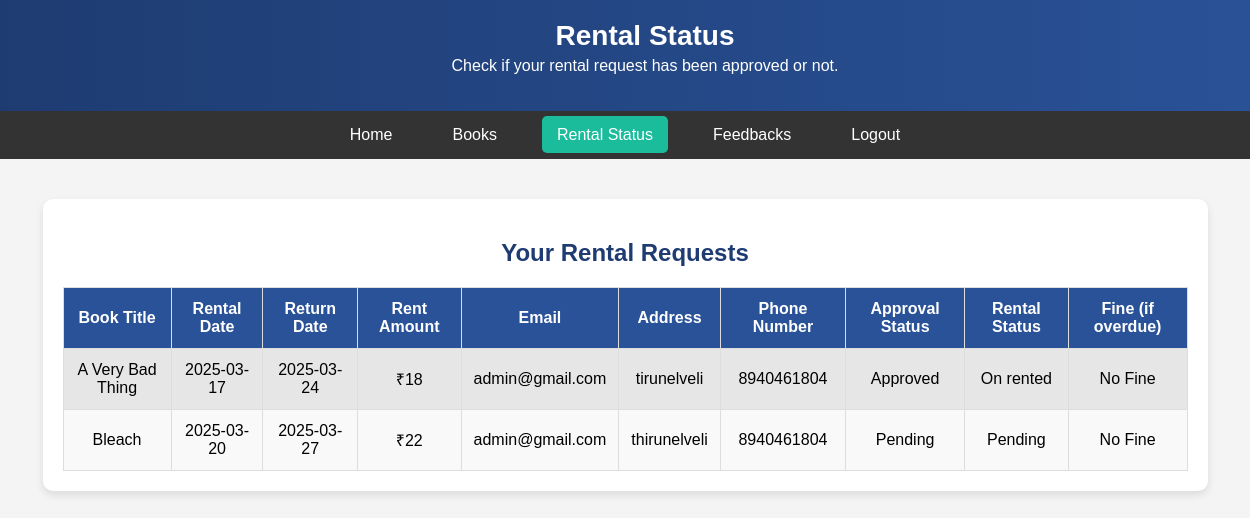
The page /rental_status.php (signed in) on the database its author committed.
### tables this page shows
CREATE TABLE `rentals` (
  `rental_id` int(11) NOT NULL,
  `user_id` int(11) NOT NULL,
  `book_id` int(11) NOT NULL,
  `rental_date` date NOT NULL DEFAULT current_timestamp(),
  `return_date` date NOT NULL,
  `address` varchar(255) NOT NULL,
  `approval_status` enum('pending','approved','rejected') NOT NULL DEFAULT 'pending',
  `rental_status` enum('on rented','returned','overdue','pending') NOT NULL DEFAULT 'pending'
);

CREATE TABLE `books` (
  `book_id` int(11) NOT NULL,
  `key_slug` varchar(255) NOT NULL,
  `title` varchar(255) NOT NULL,
  `author` varchar(255) NOT NULL,
  `description` text NOT NULL,
  `rent_amount` int(11) NOT NULL DEFAULT 20,
  `category` varchar(255) NOT NULL,
  `image` varchar(255) NOT NULL,
  `created_at` timestamp NOT NULL DEFAULT current_timestamp()
);

CREATE TABLE `users` (
  `user_id` int(11) NOT NULL,
  `username` varchar(50) NOT NULL,
  `email` varchar(100) NOT NULL,
  `password` varchar(255) NOT NULL,
  `created_at` timestamp NOT NULL DEFAULT current_timestamp(),
  `role` enum('user','admin') NOT NULL DEFAULT 'user',
  `phone_number` bigint(20) NOT NULL
);

### rental_status.php (the view, shortened to what this page needs)
<?php
include("db_connection.php");
$user_id = $_SESSION['user_id'];
$fine_per_day = 10;
$conn->query("UPDATE rentals SET rental_status = 'overdue'
              WHERE rental_status = 'on rented' AND return_date < CURDATE()");
$sql = "SELECT rentals.*, books.title, books.rent_amount,
               users.username, users.email, users.phone_number, rentals.address, rentals.approval_status, rentals.rental_status,
               IF(rentals.rental_status = 'overdue', DATEDIFF(CURDATE(), rentals.return_date) * $fine_per_day, 0) AS fine_amount
        FROM rentals
        JOIN books ON rentals.book_id = books.book_id
        JOIN users ON rentals.user_id = users.user_id
        WHERE rentals.user_id = '$user_id'
        ORDER BY rentals.return_date ASC";
$result = $conn->query($sql);
?>
<!DOCTYPE html>
<html lang="en">
<head>
  <link rel="stylesheet" href="css/rental_status.css">
</head>
<body>
  <header>
    <h1>Rental Status</h1>
    <p>Check if your rental request has been approved or not.</p>
  </header>
  <nav class="navbar">
    <ul>
      <li><a href="dashboard.php">Home</a></li>
      <li><a href="book-images.php">Books</a></li>
      <li><a href="rental_status.php" class="active">Rental Status</a></li>
      <li><a href="feedback.php">Feedbacks</a></li>
      <li><a href="welcome.php">Logout</a></li>
    </ul>
  </nav>
  <div class="container">
    <section class="rental-status">
      <h2>Your Rental Requests</h2>
      <table border="1">
        <tr>
          <th>Book Title</th>
          <th>Rental Date</th>
          <th>Return Date</th>
          <th>Rent Amount</th>
          <th>Email</th>
          <th>Address</th>
          <th>Phone Number</th>
          <th>Approval Status</th>
          <th>Rental Status</th>
          <th>Fine (if overdue)</th>
        </tr>
        <?php while ($row = $result->fetch_assoc()) { ?>
          <tr>
            <td><?php echo htmlspecialchars($row['title']); ?></td>
            <td><?php echo htmlspecialchars($row['rental_date']); ?></td>
            <td><?php echo htmlspecialchars($row['return_date']); ?></td>
            <td>₹<?php echo htmlspecialchars($row['rent_amount']); ?></td>
            <td><?php echo htmlspecialchars($row['email']); ?></td>
            <td><?php echo htmlspecialchars($row['address']); ?></td>
            <td><?php echo htmlspecialchars($row['phone_number']); ?></td>
            <td><?php echo ucfirst($row['approval_status']); ?></td>
            <td>
              <?php
                $status = ucfirst($row['rental_status']);
                echo ($status == 'Overdue') ? "<span style='color: red; font-weight: bold;'>$status</span>" : $status;
              ?>
            </td>
            <td>
              <?php
                echo ($row['rental_status'] == 'overdue')
                  ? "<span style='color: red;'>₹" . htmlspecialchars($row['fine_amount']) . "</span>"
                  : "No Fine";
              ?>
            </td>
          </tr>
        <?php } ?>
      </table>
    </section>
  </div>
</body>
</html>

### css/rental_status.css (style rules this page uses)
body { font-family: 'Arial', sans-serif; margin: 0; padding: 0; background-color: #f4f4f4; }
header { text-align: center; background: linear-gradient(to right, #1e3c72, #2a5298); color: white; padding: 20px; width: 100%; }
header h1 { margin: 0; font-size: 28px; }
header p { font-size: 16px; margin-top: 5px; }
.navbar { background: #333; padding: 15px 0; text-align: center; }
.navbar ul { list-style: none; padding: 0; margin: 0; display: flex; justify-content: center; }
.navbar li { margin: 0 15px; }
.navbar a { text-decoration: none; color: white; padding: 10px 15px; transition: 0.3s ease; }
.navbar a:hover, .navbar .active { background: #1abc9c; border-radius: 5px; }
.container { max-width: 90%; background: white; padding: 20px; margin: 40px auto; border-radius: 10px; box-shadow: 0 4px 8px rgba(0, 0, 0, 0.1); overflow-x: auto; }
.rental-status h2 { text-align: center; color: #1e3c72; font-size: 24px; margin-bottom: 20px; }
table { width: 100%; border-collapse: collapse; margin-top: 20px; background: white; }
th, td { padding: 12px; text-align: center; border: 1px solid #ddd; }
th { background: #2a5298; color: white; }
td { background: #f9f9f9; }
tr:nth-child(even) td { background: #e6e6e6; }

### rows shown on the page
rentals: book.title "A Very Bad Thing", rental_date "2025-03-17", return_date "2025-03-24", book.rent_amount "18", user.email "admin@gmail.com", address "tirunelveli", user.phone_number "8940461804", approval_status "Approved", rental_status "On rented", shows "No Fine"
rentals: book.title "Bleach", rental_date "2025-03-20", return_date "2025-03-27", book.rent_amount "22", user.email "admin@gmail.com", address "thirunelveli", user.phone_number "8940461804", approval_status "Pending", rental_status "Pending", shows "No Fine"
